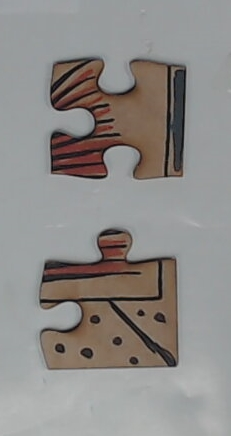
#> input picture contour_test1.jpg, 231 x 436 px
$ python puzzleoffset.py
#> lines starting #> are read from the running program, lines starting #| are printed output that depends on the picture; after the words box and inside, x2 and y2 are one past the last pixel; in counts of white or black regions, pixels touching at a corner belong together
#!/usr/bin/env python3
#
#   puzzleoffset.py
#
#   Determine the puzzle piece offset.
#

# Imports
import cv2
import numpy as np

#
#   Definitions
#
# Set the approximate piece side length (in pixels).  This is used to
# sub-divide the long side of connected pieces.
SIDELEN = 125

# Set the number of points per side to match against another side.
SIDEPOINTS = 20

# Color List (to show the sides)
COLORLIST = ((000, 000, 255),           # Red
             (000, 255, 000),           # Green
             (255, 000, 000),           # Blue
             (255, 255, 000),           # Yellow
             (000, 255, 255),           # Cyan
             (255, 000, 255),           # Magenta
             (255, 128, 000),           # Orange
             (000, 255, 128),
             (128, 000, 255),
             (255, 000, 128),
             (128, 255, 000),
             (000, 128, 255))

#
#   Draw/Fill a Contour, Draw Side(s)
#
#   Note sides are effectively open contours of just one side of a
#   puzzle piece.  Both rotate counter-clockwise around the piece.
#   And both are numpy arrays of size Nx1x2.  I.e. an (Nx1) array of
#   (x,y) pixel values.
#
def drawContour(image, contour, color):
    cv2.drawContours(image, [contour], 0, color)

def fillContour(image, contour, color):
    cv2.drawContours(image, [contour], 0, color, thickness=cv2.FILLED)

def drawSide(image, side, color):
    for x,y in side.reshape(-1,2):
        image[y,x] = color

def drawSides(image, sides):
    for i in range(len(sides)):
        drawSide(image, sides[i], COLORLIST[i % len(COLORLIST)])


#
#   Contour Information
#
def centerContour(contour):
    # Compute the center of the contour
    M = cv2.moments(contour)
    x = M["m10"] / M["m00"]
    y = M["m01"] / M["m00"]
    return(np.array([x, y]))

def infoContour(contour):
    # Compute the center of the contour
    c = centerContour(contour)
    print("Contour Center ", c)

    # Compute the contour area.
    A = cv2.contourArea(contour, oriented=False)
    print("Contour Area   ", A)

    # Compute the contour length.
    L = cv2.arcLength(contour, closed=True)
    print("Contour Len    ", L)


#
#   Base Polygon
#
#   Find the polygon underlying a puzzle piece or connected pieces.
#   This basically ignores the holes and tabs and turns each piece
#   into a square.
#
def findBase(contour, imagewidth, imageheight):
    # Create a blank image, to allow the erosion and dilation without
    # interferring with other image elements.
    binary = np.zeros((imageheight, imagewidth), dtype=np.uint8)

    # Draw the original contour shape on the blank image.
    cv2.drawContours(binary, [contour], 0, color=255, thickness=cv2.FILLED)

    # Dilate and erode to remove the holes.
    N = int(SIDELEN/8)
    binary = cv2.dilate(binary, None, iterations=N)
    binary = cv2.erode(binary,  None, iterations=N)

    # Erode and dilate to remove the tabs.
    N = int(SIDELEN/6)
    binary = cv2.erode(binary,  None, iterations=N)
    binary = cv2.dilate(binary, None, iterations=N)

    # Re-find the countour of the base shape.  Again, do not
    # approximate, so we get the full list of pixels on the boundary.
    contours, _ = cv2.findContours(binary, cv2.RETR_EXTERNAL,
                                   cv2.CHAIN_APPROX_NONE)
    base = contours[0]

    # Convert the base shape into a simple polygon.
    polygon = cv2.approxPolyDP(base, SIDELEN/5, closed=True)
    return(polygon)


#
#   Corner Indicies
#
#   Create a list of puzzle piece corners.  This also works on
#   connected pieces, effectively sub-dividing long sides.
#
def refineCornerIndex(contour, index):
    # Set up the parameters.
    N = len(contour)
    D = int(SIDELEN/6)          # Search a range +/- from the given
    d = int(SIDELEN/8)          # Compute the angle +/- this many pixels

    # Search for the best corner fit, checking +/- the given index.
    maxvalue = 0
    for i in range(index-D,index+D+1):
        p  = contour[(i  )%N, 0, :]
        da = contour[(i-d)%N, 0, :] - p
        db = contour[(i+d)%N, 0, :] - p
        value = (da[0]*db[1] - da[1]*db[0])**2
        if value > maxvalue:
            maxvalue = value
            index    = i%N

    # Return the best index.
    return(index)

def findCornerIndices(contour, polygon):
    # Prepare the list of corner indices.
    indices = []

    # Loop of the polygon points, sub-dividing long lines (across
    # multiple pieces) into single pieces.
    N = len(polygon)
    for i in range(N):
        p1 = polygon[ i,      0, :]
        p2 = polygon[(i+1)%N, 0, :]

        # Sub-divide as appropriate.
        n  = int(round(np.linalg.norm(p2-p1) / SIDELEN))
        for j in range(n):
            p = p1*(n-j)/n + p2*j/n

            # Find the lowest distance to all contour points.
            d = np.linalg.norm(contour-p, axis=2)
            index = int(np.argmin(d, axis=0))

            # Refine the corner index for real corners.
            if (j == 0):
                index = refineCornerIndex(contour, index)

            # Use that index.
            indices.append(index)

    # Return the indices.
    return(indices)


#
#   Find Sides
#
#   Process a contour (list of pixels on the boundary) into the sides.
#
def findSides(image, contour):
    # Create the base polygon.
    polygon = findBase(contour, image.shape[1], image.shape[0])

    # Get the indices to the corners.
    indices = findCornerIndices(contour, polygon)

    # Pull out the sides between the indicies.
    sides = []
    N = len(indices)
    for i in range(N):
        index1 = indices[i]
        index2 = indices[(i+1)%N]
        if (index1 <= index2):
            side = contour[index1:index2, 0, :]
        else:
            side = np.vstack((contour[index1:, 0, :],
                              contour[0:index2, 0, :]))
        sides.append(side)


    # Check the number of pieces (just for fun).
    A = cv2.contourArea(polygon, oriented=False)
    n = np.round(A/SIDELEN/SIDELEN)
    print("Guessing contour has %d pieces" % n)

    # Report the indices (just for debugging).
    print("Corner indices ", indices)

    # Show the polygon (just FYI).
    imagecopy = image.copy()
    fillContour(imagecopy, polygon, (200, 200, 200))
    for index in indices:
        cv2.circle(imagecopy, tuple(contour[index,0,:]), 3, (0, 0, 255), -1)

    # Return the sides
    return sides


#
#   Select the two contours to demo...
#
def selectContours(image):
    # Isolate the pieces: Convert to HSV and threshold.  The pieces
    # should show color (saturation >5%) or be dark (value <20%).
    # That is, the background (white) is both below 5% saturation and
    # above 20% value.  A simple threshold would probably also work.
    hsv    = cv2.cvtColor(image, cv2.COLOR_BGR2HSV)
    #binary = cv2.bitwise_not(cv2.inRange(hsv, (0, 0, 50), (255, 12, 255)))
    binary = cv2.bitwise_not(cv2.inRange(hsv, (0, 0, 50), (255, 15, 255)))

    # Grab all external contours - skip the internal (inner) holes.
    # Also do not approximate the contour, but report all pixels.
    contours, _ = cv2.findContours(binary, cv2.RETR_EXTERNAL,
                                   cv2.CHAIN_APPROX_NONE)

    # Down-select only contours big enough to hold pieces.
    contours = [contour for contour in contours if len(contour) > 2*SIDELEN]

    # Pick the two pieces to process.  Return the larger first.
    if len(contours[0]) > len(contours[1]):
        return (contours[0], contours[1])
    else:
        return (contours[1], contours[0])


#
#   Check the Translation/Orientation/Match between 2 Sides
#
def compareSides(sideA, sideB, center):
    # Grab the points from the two sides, relative to the center.
    M  = SIDEPOINTS
    iA = [int(round(j*(len(sideA)-1)/(M-1))) for j in range(M)]
    iB = [int(round(j*(len(sideB)-1)/(M-1))) for j in range(M-1,-1,-1)]
    pA = sideA[iA] - center
    pB = sideB[iB] - center

    # Pull out a list of the x/y coordinqtes.
    xA = pA[:,0].reshape((-1, 1))
    yA = pA[:,1].reshape((-1, 1))
    xB = pB[:,0].reshape((-1, 1))
    yB = pB[:,1].reshape((-1, 1))
    c0 = np.zeros((M,1))
    c1 = np.ones((M,1))

    # Build up the least squares problem for 4 parameters: dx, dy, cos, sin
    b  = np.hstack(( xA, yA)).reshape((-1,1))
    A1 = np.hstack(( c1, c0)).reshape((-1,1))
    A2 = np.hstack(( c0, c1)).reshape((-1,1))
    A3 = np.hstack((-yB, xB)).reshape((-1,1))
    A4 = np.hstack(( xB, yB)).reshape((-1,1))
    A  = np.hstack((A1, A2, A3, A4))

    param = np.linalg.pinv(A.transpose() @ A) @ (A.transpose() @ b)
    dtheta = np.arctan2(param[2][0], param[3][0])

    # Rebuild the least squares problem for 2 parameters: dx, dy
    b = b - A @ np.array([0, 0, np.sin(dtheta), np.cos(dtheta)]).reshape(-1,1)
    A = A[:, 0:2]

    param = np.linalg.pinv(A.transpose() @ A) @ (A.transpose() @ b)
    dx = param[0][0]
    dy = param[1][0]

    # Check the residual error.
    err = np.linalg.norm(b - A @ param) / np.sqrt(M)

    # Return the data.
    return (dx, dy, dtheta, err)


#
#   Main Code
#
if __name__ == "__main__":
    # Grab the image.
    image = cv2.imread("../contour_test1.jpg", flags=cv2.IMREAD_COLOR)
#> image is the input picture: shape (436, 231, 3); mean B, G, R 135.5, 138.2, 141.3

    # Select counters (larger first).
    (contourA, contourB) = selectContours(image)
#> in selectContours, `hsv    = cv2.cvtColor(image, cv2.COLOR_BGR2HSV)`: hsv: shape (436, 231, 3); mean H, S, V 72.9, 26.8, 144.4
#> in selectContours, `binary = cv2.bitwise_not(cv2.inRange(hsv, (0, 0, 50), (255, 15, 255)))`:
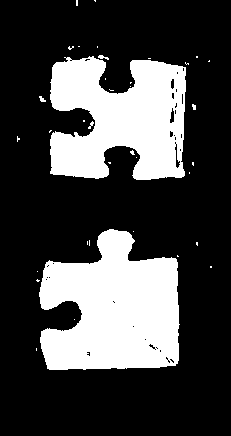
#> binary: shape (436, 231); 27.2% white; 37 white regions (32 under 20 px)
#> in selectContours, `contours, _ = cv2.findContours(binary, cv2.RETR_EXTERNAL, cv2.CHAIN_AP..`: contours = 37 contours, 35 with area under 20; largest, box (x1, y1, x2, y2) and area: (39, 229, 180, 370) 14408, (50, 56, 186, 180) 12374
#> in selectContours, `contours = [contour for contour in contours if len(contour) > 2*SIDELEN]`: contours = 2 contours; box (x1, y1, x2, y2) and area: (39, 229, 180, 370) 14408, (50, 56, 186, 180) 12374
#> contourA = contour of 688 points, box (x1, y1, x2, y2) (50, 56, 186, 180), area 12374; contourB = contour of 595 points, box (x1, y1, x2, y2) (39, 229, 180, 370), area 14408


    # Show the starting contours.
    imagecopy = image.copy()
    drawContour(imagecopy, contourA, (0, 255, 255))
    drawContour(imagecopy, contourB, (255, 255, 0))
#> in drawContour (call 2), `cv2.drawContours(image, [contour], 0, color)`: image: shape (436, 231, 3); mean B, G, R 136.1, 140.4, 142
    cv2.imshow("The Original Contours", imagecopy)
    cv2.waitKey(0)


    # Process into the sides and centers.
    sidesA = findSides(image, contourA)
#> in findBase, `cv2.drawContours(binary, [contour], 0, color=255, thickness=cv2.FILLED)`: binary: shape (436, 231); 12.6% white; 1 white region, box (x1, y1, x2, y2) and area: (50, 56, 186, 180) 12719
#> in findBase, `binary = cv2.dilate(binary, None, iterations=N)`: binary: shape (436, 231); 24.3% white; 1 white region, box (x1, y1, x2, y2) and area: (35, 41, 201, 195) 24512
#> in findBase, `binary = cv2.erode(binary,  None, iterations=N)`: binary: shape (436, 231); 15.6% white; 1 white region, box (x1, y1, x2, y2) and area: (50, 56, 186, 180) 15692
#> in findBase, `binary = cv2.erode(binary,  None, iterations=N)`: binary: shape (436, 231); 6.9% white; 1 white region, box (x1, y1, x2, y2) and area: (72, 80, 165, 158) 6960
#> in findBase, `binary = cv2.dilate(binary, None, iterations=N)`:
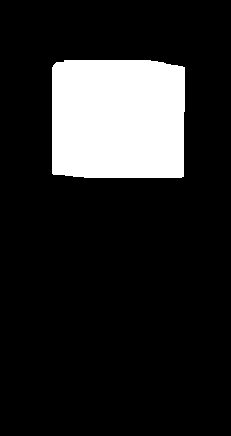
#> binary: shape (436, 231); 15.3% white; 1 white region
#> in findBase, `contours, _ = cv2.findContours(binary, cv2.RETR_EXTERNAL, cv2.CHAIN_AP..`: contours = 1 contour; box (x1, y1, x2, y2) and area: (52, 60, 185, 178) 15159
#> in findBase, `base = contours[0]`: base = contour of 480 points, box (x1, y1, x2, y2) (52, 60, 185, 178), area 15159
#> in findBase, `polygon = cv2.approxPolyDP(base, SIDELEN/5, closed=True)`: polygon = [[53, 65], [53, 174], [183, 176], [184, 67]]
#> in findCornerIndices, `N = len(polygon)`: N = 4
#> the loop in findCornerIndices, `for i in range(N):` made 4 passes
#> (p1, p2) on passes 1 to 4: ([53, 65], [53, 174]), ([53, 174], [183, 176]), ([183, 176], [184, 67]), ([184, 67], [53, 65])
#> after the loop in findCornerIndices, `for i in range(N):`: indices = [45, 232, 423, 532]
#> in findSides, `N = len(indices)`: N = 4
#> the loop in findSides, `for i in range(N):` made 4 passes
#> (index1, index2) on passes 1 to 4: (45, 232), (232, 423), (423, 532), (532, 45)
#> after the loop in findSides, `for i in range(N):`: sides = 4 items
#> in findSides, `A = cv2.contourArea(polygon, oriented=False)`: A = 14225.5
#> in findSides, `n = np.round(A/SIDELEN/SIDELEN)`: n = 1
#| Guessing contour has 1 pieces
#| Corner indices  [45, 232, 423, 532]
#> the loop in findSides, `for index in indices:` made 4 passes
#> index on passes 1 to 4: 45, 232, 423, 532
#> after the loop in findSides, `for index in indices:`: imagecopy: shape (436, 231, 3); mean B, G, R 152.7, 154.3, 155.2
#> sidesA = 4 items
    sidesB = findSides(image, contourB)
#> call 2 of findBase, with contour = array of shape (595, 1, 2), imagewidth = 231, imageheight = 436
#> in findBase (call 2), `cv2.drawContours(binary, [contour], 0, color=255, thickness=cv2.FILLED)`: binary: shape (436, 231); 14.6% white; 1 white region, box (x1, y1, x2, y2) and area: (39, 229, 180, 370) 14707
#> in findBase (call 2), `binary = cv2.dilate(binary, None, iterations=N)`: binary: shape (436, 231); 25.2% white; 1 white region, box (x1, y1, x2, y2) and area: (24, 214, 195, 385) 25363
#> in findBase (call 2), `binary = cv2.erode(binary,  None, iterations=N)`: binary: shape (436, 231); 15.8% white; 1 white region, box (x1, y1, x2, y2) and area: (39, 229, 180, 370) 15883
#> in findBase (call 2), `binary = cv2.erode(binary,  None, iterations=N)`: binary: shape (436, 231); 6.4% white; 1 white region, box (x1, y1, x2, y2) and area: (61, 277, 159, 349) 6452
#> in findBase (call 2), `binary = cv2.dilate(binary, None, iterations=N)`:
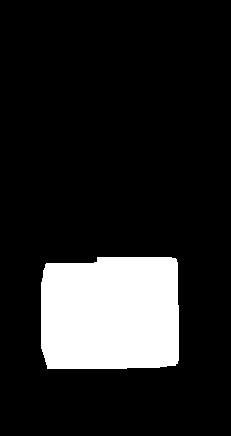
#> binary: shape (436, 231); 14.7% white; 1 white region
#> in findBase (call 2), `contours, _ = cv2.findContours(binary, cv2.RETR_EXTERNAL, cv2.CHAIN_AP..`: contours = 1 contour; box (x1, y1, x2, y2) and area: (41, 257, 179, 369) 14614
#> in findBase (call 2), `base = contours[0]`: base = contour of 474 points, box (x1, y1, x2, y2) (41, 257, 179, 369), area 14614
#> in findBase (call 2), `polygon = cv2.approxPolyDP(base, SIDELEN/5, closed=True)`: polygon = [[45, 264], [47, 368], [177, 363], [175, 258]]
#> the loop in findCornerIndices (call 2), `for i in range(N):` made 4 passes
#> (p1, p2) on passes 1 to 4: ([45, 264], [47, 368]), ([47, 368], [177, 363]), ([177, 363], [175, 258]), ([175, 258], [45, 264])
#> the loop in findSides (call 2), `for i in range(N):` made 4 passes
#> (index1, index2) on passes 1 to 4: (86, 265), (265, 393), (393, 501), (501, 86)
#| Guessing contour has 1 pieces
#| Corner indices  [86, 265, 393, 501]
#> the loop in findSides (call 2), `for index in indices:` made 4 passes
#> index on passes 1 to 4: 86, 265, 393, 501
#> after the loop in findSides (call 2), `for index in indices:`: imagecopy: shape (436, 231, 3); mean B, G, R 151.9, 152.7, 153.8
#> sidesB = 4 items

    centerB = centerContour(contourB)
#> in centerContour, `M = cv2.moments(contour)`: M = moments, m00 14408.5, centre m10/m00, m01/m00 = (113.3, 309.6)
#> in centerContour, `x = M["m10"] / M["m00"]`: x = 113.3
#> in centerContour, `y = M["m01"] / M["m00"]`: y = 309.6
#> centerB = [113.3, 309.6]


    # Draw the sides
    drawSides(image, sidesA)
#> the loop in drawSides, `for i in range(len(sides)):` made 4 passes
#> after the loop in drawSides, `for i in range(len(sides)):`:
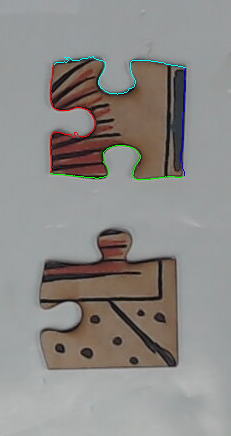
#> image: shape (436, 231, 3); 0.68% of pixels changed, all inside (x1, y1, x2, y2) = (50, 56, 186, 180)
    drawSides(image, sidesB)
#> the loop in drawSides (call 2), `for i in range(len(sides)):` made 4 passes
#> after the loop in drawSides (call 2), `for i in range(len(sides)):`:
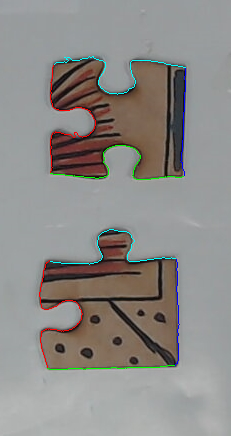
#> image: shape (436, 231, 3); 0.59% of pixels changed, all inside (x1, y1, x2, y2) = (39, 229, 180, 370)
    cv2.circle(image, tuple(centerB.astype(int)), 5, (0, 255, 255), -1)
#> image: shape (436, 231, 3); 0.08% of pixels changed, all inside (x1, y1, x2, y2) = (108, 304, 119, 315)
    cv2.imshow("Sides on the Image", image)
    cv2.waitKey(0)


    # Compute the translation and rotation for all combinations
    for iA in range(len(sidesA)):
        for iB in range(len(sidesB)):
            (dx, dy, dtheta, err) = compareSides(sidesA[iA], sidesB[iB], centerB)
            print(("Fixed sA[%d], rotating sB[%d]:  " +
                   "dx %4d pixels, dy %4d pixels, " +
                   "dtheta %4d deg, mean error %7.2f pixels") %
                  (iA, iB, int(dx), int(dy), int(np.rad2deg(dtheta)), err))

            # CAUTION.  THE PIXEL COORDINATES ARE RIGHT/DOWN, so that
            # ROTATION ABOUT THE Z AXIS IS INTO THE PLANE (Z DOWN)!
            imagecopy = image.copy()
            c = np.cos(dtheta)
            s = np.sin(dtheta)
            for x,y in sidesB[iB].reshape(-1,2):
                x = x - centerB[0]
                y = y - centerB[1]
                xs = int(round(centerB[0] + dx + c*x - s*y))
                ys = int(round(centerB[1] + dy + s*x + c*y))
                imagecopy[ys,xs] = (255, 255, 255)
            cv2.imshow("Shifted side", imagecopy)
            cv2.waitKey(0)
#> this loop made 4 passes
#> (printed output is left out)
#> pass 1, `cv2.imshow("Shifted side", imagecopy)`:
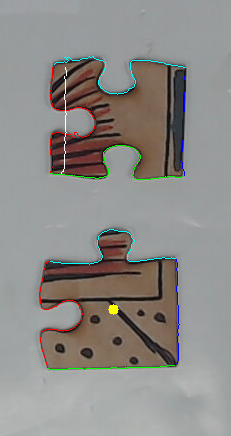
#> window 'Shifted side': shape (436, 231, 3); mean B, G, R 136.2, 139.3, 141.5
#> pass 1, `cv2.imshow("Shifted side", imagecopy)`:
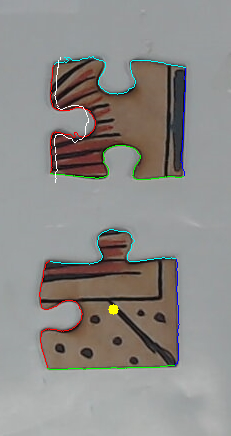
#> window 'Shifted side': shape (436, 231, 3); mean B, G, R 136.4, 139.4, 141.6
#> after the loop, x = -63.31; y = -48.61
